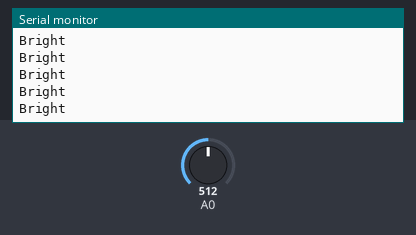
Bench run of a sketch on a simulated Arduino Uno, built with avr-gcc and run on an emulated ATmega328P. Shown: the last lines printed to the serial monitor. The inputs (shaded band) are chosen by the test bench; at power-on: A0 = 512.

Above: at 1.2 s.
1.3 s: A0 set to 0
At 2.3 s:
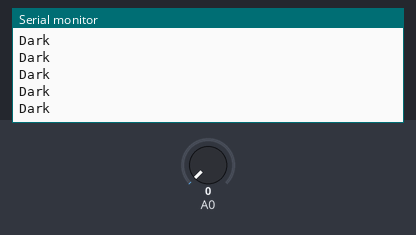
3.2 s: A0 set to 122
At 4.2 s:
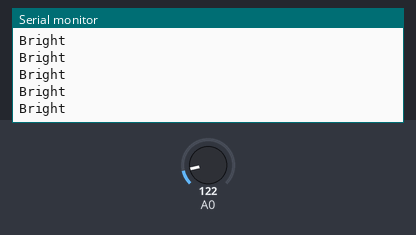

The sketch:

Lightsensor.ino
```cpp
#include <math.h>

void setup() {
  Serial.begin(9600);
}

void loop() {
  int sensorVal = analogRead(0), thresholdVal, sensorR;
  sensorR = (float)(1023-sensorVal)*10/sensorVal;
  if (sensorR > thresholdVal) {
    Serial.println("Bright\n");
  } else {
    Serial.println("Dark\n");
  }
}
```

Measured:
- after the input at 1.3 s, the serial monitor: prints a new line after 0.08 s (image 1)
